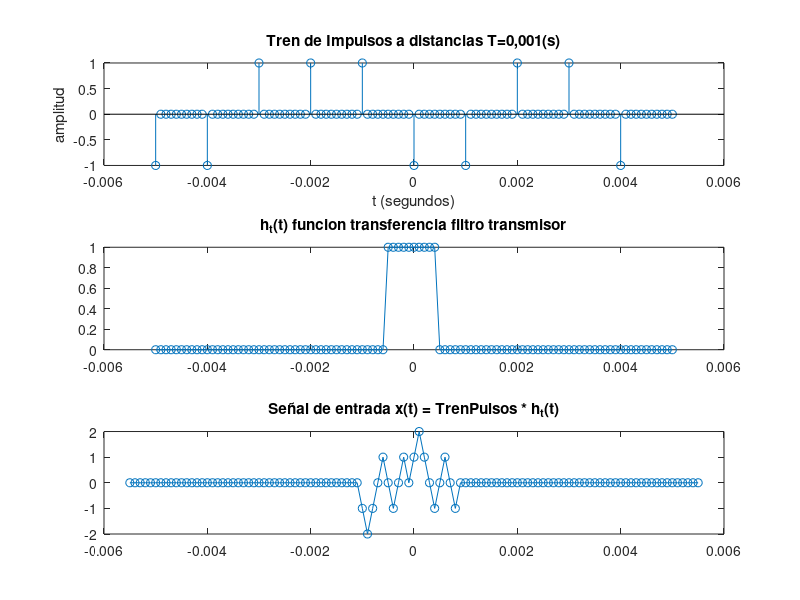
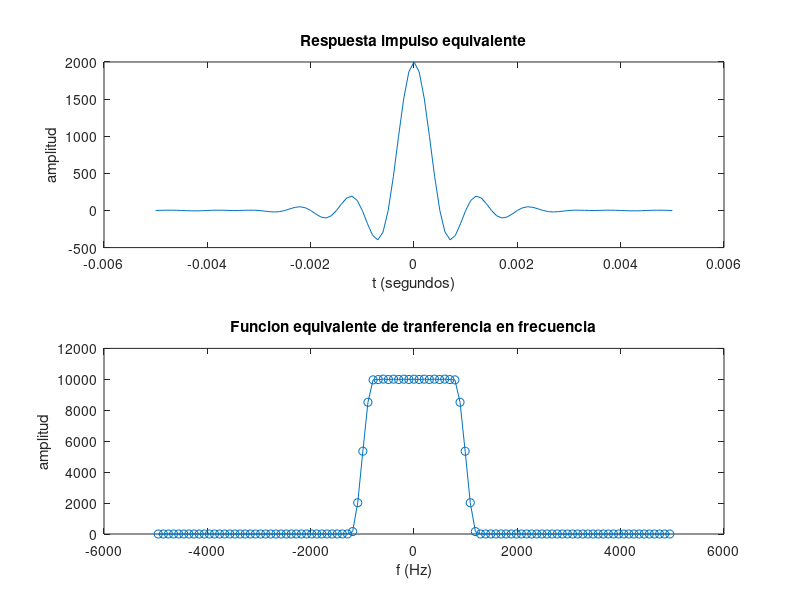
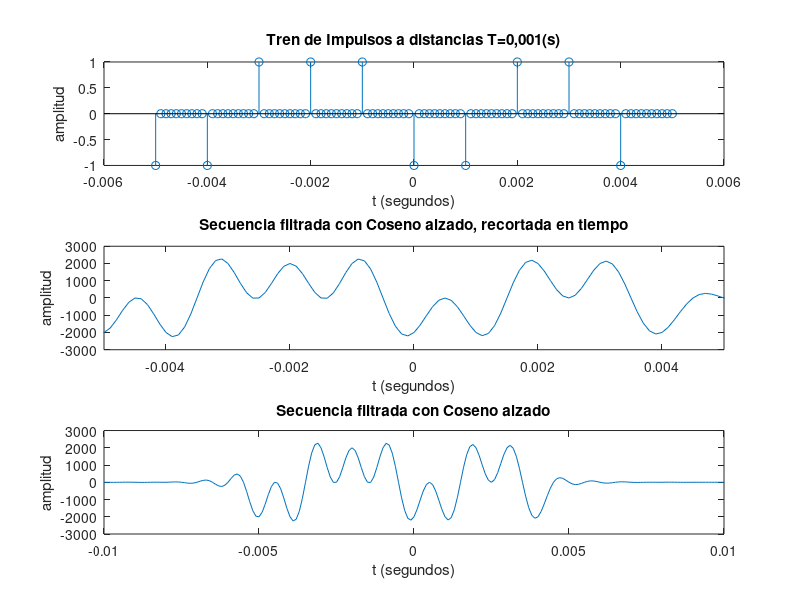
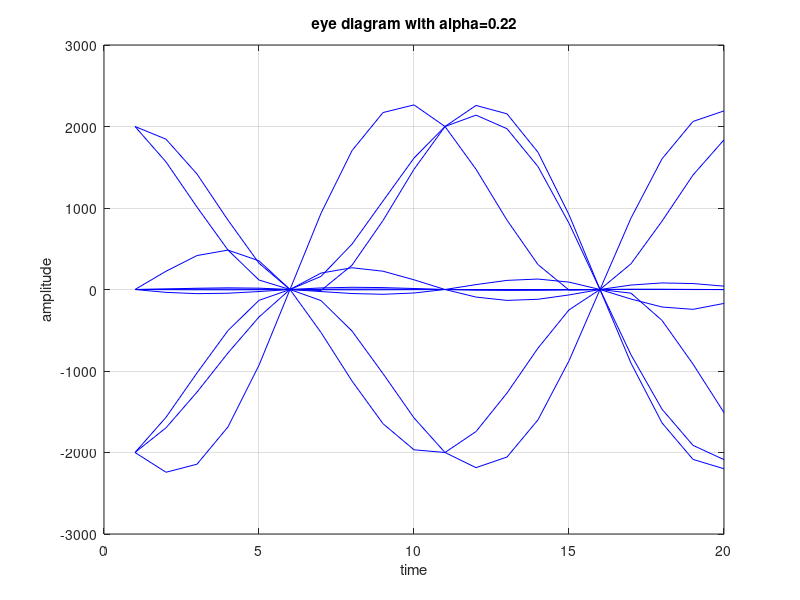

These figures' MATLAB source, in order:
fo=1000;
T=1/fo;
fs = fo*10;
Ts=1/fs;
%a_n, valores que tendran los pulsos [-1,1]
valores=(2*randi([0,1],[1,10^1]))-1;
%Muestras para un periodo T
m=T/Ts;
%Tren de pulsos separados en T <=> m muestras
TrenImpulsos=upsample(valores,m)
t=[-(length(TrenImpulsos)/m)/2*T:Ts:(length(TrenImpulsos)/m)/2*T];

%Onda cajon con periodo T, funcion transferencia filtro trasmisor h_t(t)
h_t=t;
for index = 1 : length(h_t) 
    if(length(h_t)/2)- (m/2) <=index  && index<=(length(h_t)/2)+(m/2)
        h_t(index)=1;
    else
        h_t(index)=0;
    end
end

%Señal de entrada x(t)
x_t=conv(valores,h_t);
t2=[-((length(x_t)/2)/m)*T:Ts:+((length(x_t)/2)/m)*T];

figure(1)
subplot(3,1,1); stem(t, [TrenImpulsos 0]);title('Tren de Impulsos a distancias T=0,001(s)'); xlabel('t (segundos)'); ylabel('amplitud');
subplot(3,1,2); plot(t, h_t, '-o'); title('h_t(t) funcion transferencia filtro transmisor');
subplot(3,1,3); plot(t2,[x_t 0], '-o'); title('Señal de entrada x(t) = TrenPulsos * h_t(t)');


%Coseno alzado
sincNum = sin(2*pi*fo*t);
sincDen = (2*pi*fo*t);
sincDenZero = find(abs(sincDen) < 10^-10);
sincOp = sincNum./sincDen;
sincOp(sincDenZero) = 1;

alpha = 0.22;
cosNum = cos(2*pi*alpha*fo*t);
cosDen = (1-(4*alpha*fo*t).^2);
cosDenZero = find(abs(cosDen)< 10^-10);
cosOp = cosNum./cosDen;
cosOp(cosDenZero) = pi/4;

%Respuesta impulso equivalente h_e(t)
h_et = 2*fo*sincOp.*cosOp; 
%Funcion equivalente de tranferencia H_e(t)
H_et=fft(h_et);
f=fs*(-(length(H_et)-1)/2:(length(H_et)-1)/2)/length(H_et)
figure(2)
subplot(2,1,1); plot(t, h_et);title('Respuesta impulso equivalente'); xlabel('t (segundos)'); ylabel('amplitud')
subplot(2,1,2); plot(f,abs(fftshift(H_et)), '-o'); title('Funcion equivalente de tranferencia en frecuencia');xlabel('f (Hz)'); ylabel('amplitud')


SecuenciaFiltrada=conv(TrenImpulsos,h_et);

tfiltrada=[-((length(SecuenciaFiltrada)/m)/2*T):Ts:(length(SecuenciaFiltrada)/m)/2*T];
figure(3)
subplot(3,1,1); stem(t, [TrenImpulsos 0]);title('Tren de Impulsos a distancias T=0,001(s)'); xlabel('t (segundos)'); ylabel('amplitud');
subplot(3,1,2); plot(tfiltrada, [SecuenciaFiltrada 0]);title('Secuencia filtrada con Coseno alzado, recortada en tiempo'); xlabel('t (segundos)');xlim([-5*T 5*T]); ylabel('amplitud');
subplot(3,1,3); plot(tfiltrada, [SecuenciaFiltrada 0]);title('Secuencia filtrada con Coseno alzado'); xlabel('t (segundos)'); ylabel('amplitud');
filtro = reshape(SecuenciaFiltrada,2*m,[]);  
figure(4);
plot(filtro,'b');  
title('eye diagram with alpha=0.22'); 
xlabel('time')
ylabel('amplitude')
grid on

y=awgn(filtro,20,'measured');
figure(5);
plot(y,'b');  
title('eye diagram with alpha=0.22'); 
xlabel('time')
ylabel('amplitude')
grid on
